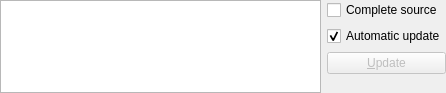
<ui version="4.0" >
 <class>ViewSourceUi</class>
 <widget class="QWidget" name="ViewSourceUi" >
  <property name="geometry" >
   <rect>
    <x>0</x>
    <y>0</y>
    <width>446</width>
    <height>93</height>
   </rect>
  </property>
  <property name="windowTitle" >
   <string/>
  </property>
  <layout class="QGridLayout" >
   <property name="margin" >
    <number>0</number>
   </property>
   <property name="spacing" >
    <number>6</number>
   </property>
   <item row="0" column="1" >
    <layout class="QVBoxLayout" >
     <property name="margin" >
      <number>0</number>
     </property>
     <property name="spacing" >
      <number>6</number>
     </property>
     <item>
      <widget class="QCheckBox" name="viewFullSourceCB" >
       <property name="cursor" >
        <cursor>0</cursor>
       </property>
       <property name="text" >
        <string>Complete source</string>
       </property>
      </widget>
     </item>
     <item>
      <widget class="QCheckBox" name="autoUpdateCB" >
       <property name="text" >
        <string>Automatic update</string>
       </property>
       <property name="checked" >
        <bool>true</bool>
       </property>
      </widget>
     </item>
     <item>
      <widget class="QPushButton" name="updatePB" >
       <property name="enabled" >
        <bool>false</bool>
       </property>
       <property name="text" >
        <string>&amp;Update</string>
       </property>
      </widget>
     </item>
     <item>
      <spacer>
       <property name="orientation" >
        <enum>Qt::Vertical</enum>
       </property>
       <property name="sizeHint" >
        <size>
         <width>20</width>
         <height>40</height>
        </size>
       </property>
      </spacer>
     </item>
    </layout>
   </item>
   <item row="0" column="0" >
    <widget class="QTextEdit" name="viewSourceTV" >
     <property name="whatsThis" >
      <string/>
     </property>
    </widget>
   </item>
  </layout>
 </widget>
 <tabstops>
  <tabstop>viewSourceTV</tabstop>
  <tabstop>viewFullSourceCB</tabstop>
  <tabstop>autoUpdateCB</tabstop>
  <tabstop>updatePB</tabstop>
 </tabstops>
 <includes>
  <include location="local" >qt_i18n.h</include>
 </includes>
 <resources/>
 <connections/>
</ui>
